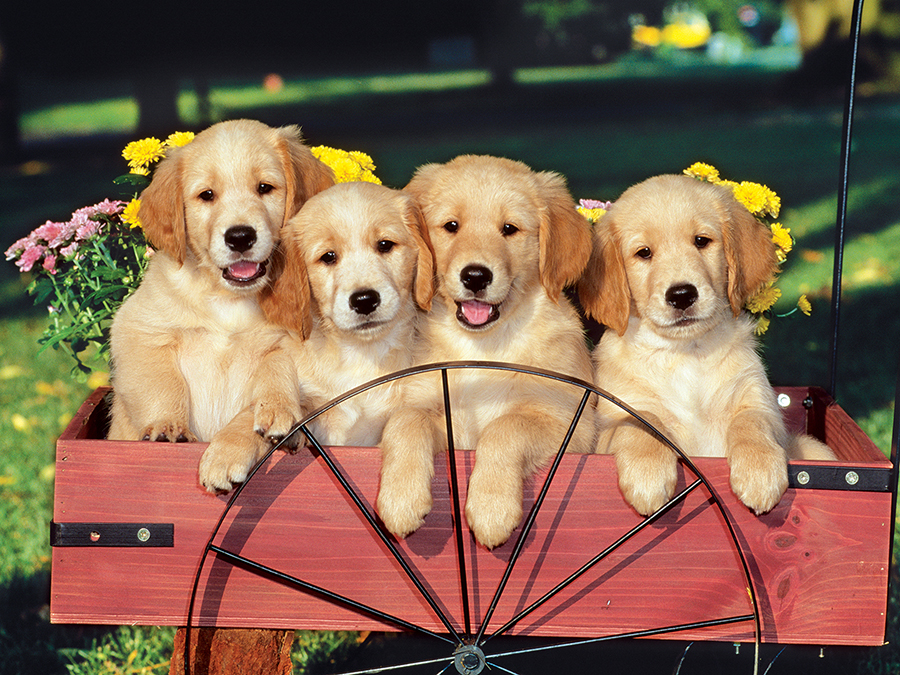
#> input picture images/dog.jpg, 900 x 675 px, found by its file name
$ python geometric_tranformation2.py
#> lines starting #> are read from the running program, lines starting #| are printed output that depends on the picture
import numpy as np
import cv2

img = cv2.imread('images/dog.jpg')
#> img is the input picture: shape (675, 900, 3); mean B, G, R 80.4, 102.2, 130.7

cv2.imshow("Original", img)
cv2.waitKey(0)

# translation
rows, cols, _ = img.shape
#> rows = 675; cols = 900
M = np.float32([[1, 0, 100], [0, 1, 50]])
dst = cv2.warpAffine(img, M, (cols, rows))
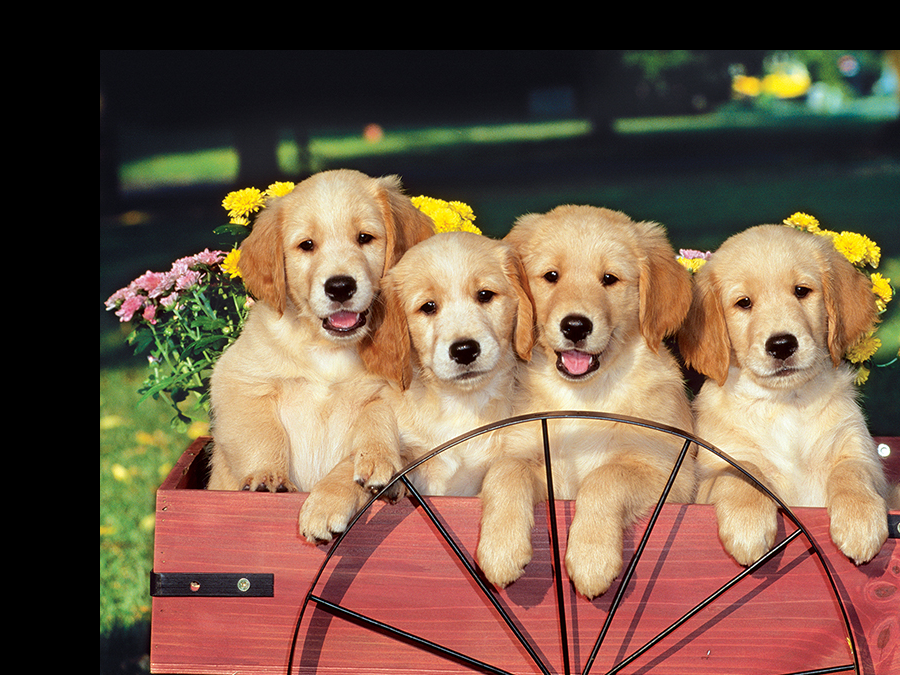
#> dst: shape (675, 900, 3); mean B, G, R 71.2, 90.9, 115.9
cv2.imshow("Translated", dst)
cv2.waitKey(0)

$ run again, with images/lab3b.jpg copied over images/dog.jpg
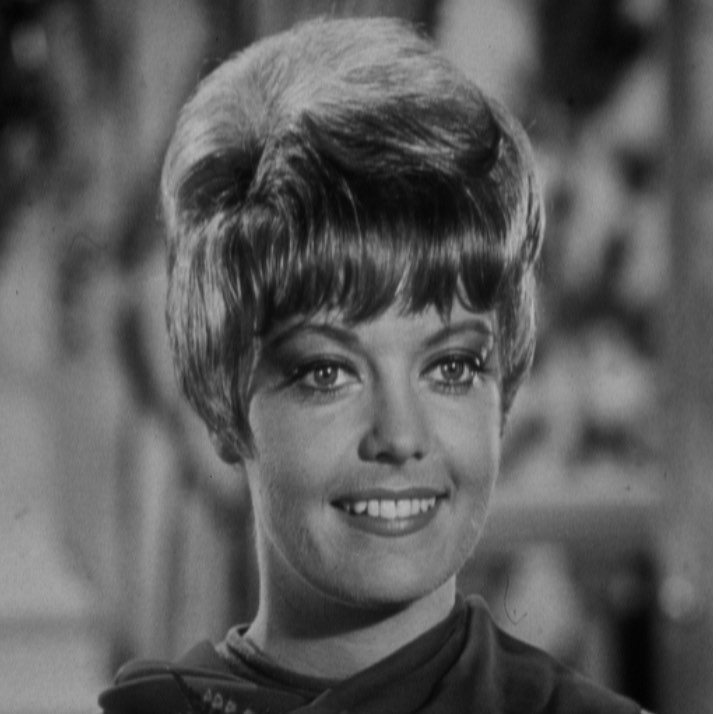
#> input picture images/lab3b.jpg, 716 x 714 px, found by its file name
#> img is the input picture: shape (714, 716, 3); min 1, max 255, mean 91.9
#> `dst = cv2.warpAffine(img, M, (cols, rows))`:
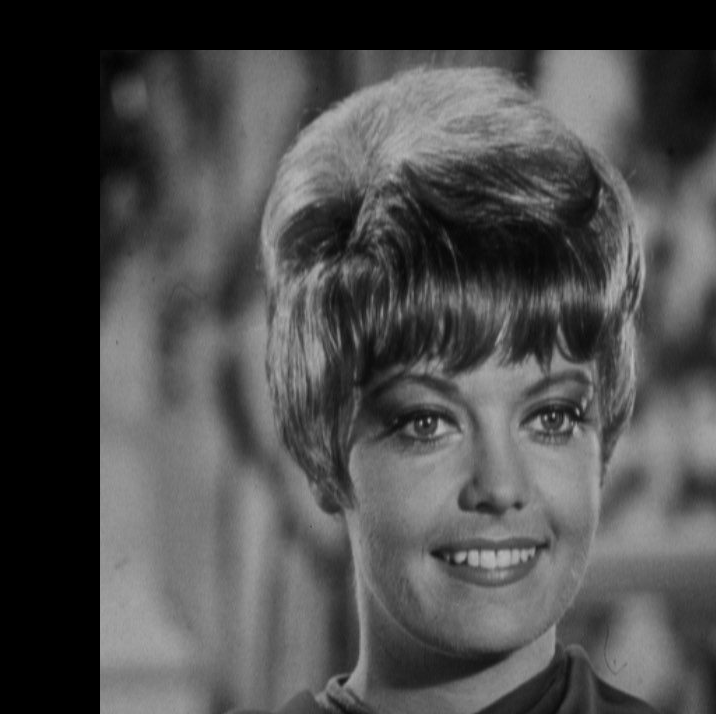
#> dst: shape (714, 716, 3); min 0, max 184, mean 76.2
